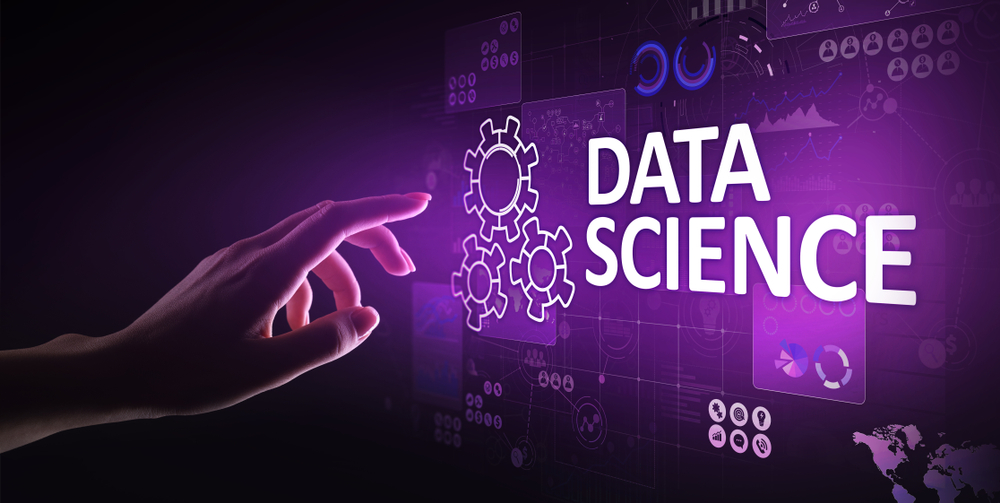
#> input picture What-is-data-science-2.jpg, 1000 x 503 px
$ jupyter execute image-manipulation-resizing.ipynb
#> lines starting #> are read from the running program, lines starting #| are printed output that depends on the picture
[cell 1]
import cv2

[cell 2]
image = cv2.imread('What-is-data-science-2.jpg')
#> image is the input picture: shape (503, 1000, 3); mean B, G, R 77.7, 31.7, 64.3

[cell 3]
center = (image.shape[1]//2, image.shape[0]//2)
#> center = (500, 251)

[cell 4]
center
#> Out = (500, 251)

[cell 5]
M = cv2.getRotationMatrix2D(center = center, angle =45 , scale = 0.25)
rotated = cv2.warpAffine(src = image , M=M, dsize = (image.shape[1], image.shape[0]))
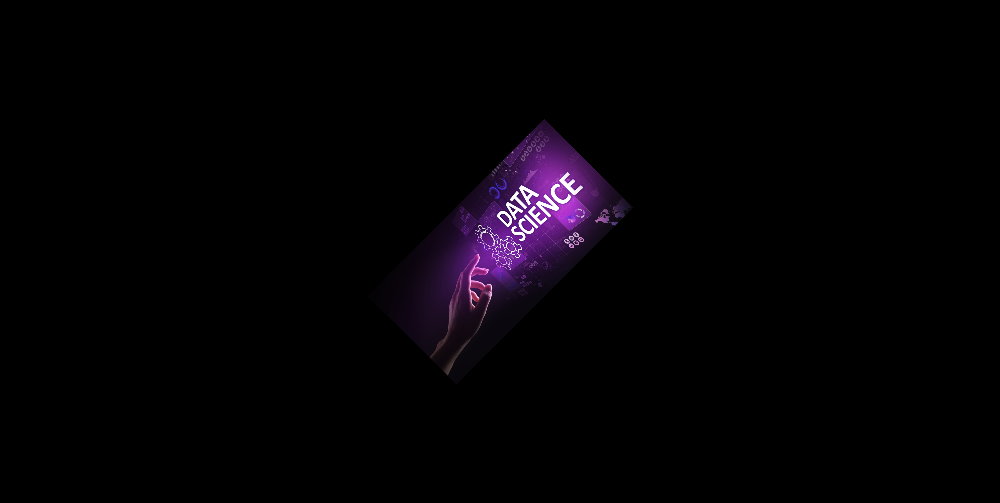
#> rotated: shape (503, 1000, 3); mean B, G, R 4.9, 2, 4
